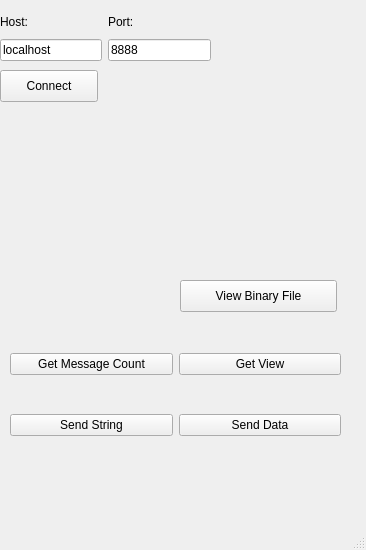
<?xml version="1.0" encoding="UTF-8"?>
<ui version="4.0">
 <class>MainWindow</class>
 <widget class="QMainWindow" name="MainWindow">
  <property name="geometry">
   <rect>
    <x>0</x>
    <y>0</y>
    <width>366</width>
    <height>550</height>
   </rect>
  </property>
  <property name="windowTitle">
   <string>MainWindow</string>
  </property>
  <widget class="QWidget" name="centralwidget">
   <widget class="QWidget" name="gridLayoutWidget">
    <property name="geometry">
     <rect>
      <x>0</x>
      <y>10</y>
      <width>211</width>
      <height>51</height>
     </rect>
    </property>
    <layout class="QGridLayout" name="gridLayout">
     <item row="0" column="1">
      <widget class="QLabel" name="label_2">
       <property name="text">
        <string>Port:</string>
       </property>
      </widget>
     </item>
     <item row="0" column="0">
      <widget class="QLabel" name="label">
       <property name="text">
        <string>Host:</string>
       </property>
      </widget>
     </item>
     <item row="1" column="0">
      <widget class="QLineEdit" name="lineHost">
       <property name="text">
        <string>localhost</string>
       </property>
      </widget>
     </item>
     <item row="1" column="1">
      <widget class="QLineEdit" name="linePort">
       <property name="text">
        <string>8888</string>
       </property>
      </widget>
     </item>
    </layout>
   </widget>
   <widget class="QPushButton" name="connectButton">
    <property name="geometry">
     <rect>
      <x>0</x>
      <y>70</y>
      <width>98</width>
      <height>32</height>
     </rect>
    </property>
    <property name="text">
     <string>Connect</string>
    </property>
   </widget>
   <widget class="QLabel" name="connectionStatus">
    <property name="geometry">
     <rect>
      <x>10</x>
      <y>110</y>
      <width>281</width>
      <height>41</height>
     </rect>
    </property>
    <property name="text">
     <string/>
    </property>
   </widget>
   <widget class="QWidget" name="gridLayoutWidget_2">
    <property name="geometry">
     <rect>
      <x>10</x>
      <y>320</y>
      <width>331</width>
      <height>151</height>
     </rect>
    </property>
    <layout class="QGridLayout" name="gridLayout_2">
     <item row="0" column="0">
      <widget class="QPushButton" name="getMessageCount">
       <property name="text">
        <string>Get Message Count</string>
       </property>
      </widget>
     </item>
     <item row="0" column="1">
      <widget class="QPushButton" name="getView">
       <property name="text">
        <string>Get View</string>
       </property>
      </widget>
     </item>
     <item row="1" column="0">
      <widget class="QPushButton" name="sendString">
       <property name="text">
        <string>Send String</string>
       </property>
      </widget>
     </item>
     <item row="1" column="1">
      <widget class="QPushButton" name="sendData">
       <property name="text">
        <string>Send Data</string>
       </property>
      </widget>
     </item>
    </layout>
   </widget>
   <widget class="QLabel" name="responseLabel">
    <property name="geometry">
     <rect>
      <x>20</x>
      <y>260</y>
      <width>281</width>
      <height>41</height>
     </rect>
    </property>
    <property name="text">
     <string/>
    </property>
   </widget>
   <widget class="QPushButton" name="viewBinaryFile">
    <property name="geometry">
     <rect>
      <x>180</x>
      <y>280</y>
      <width>157</width>
      <height>32</height>
     </rect>
    </property>
    <property name="text">
     <string>View Binary File</string>
    </property>
   </widget>
  </widget>
  <widget class="QMenuBar" name="menubar">
   <property name="geometry">
    <rect>
     <x>0</x>
     <y>0</y>
     <width>366</width>
     <height>37</height>
    </rect>
   </property>
  </widget>
  <widget class="QStatusBar" name="statusbar"/>
 </widget>
 <resources/>
 <connections/>
</ui>
